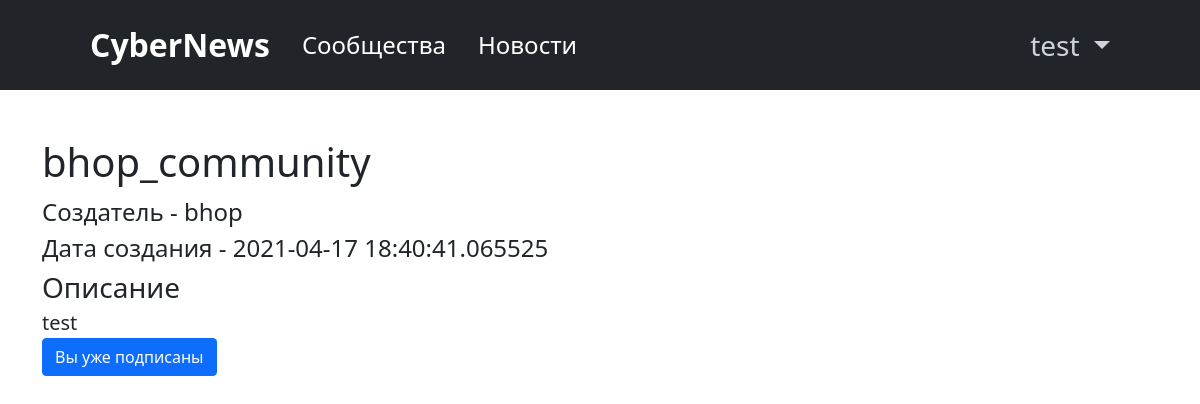
Screenshot of /community/id1 (signed in) with the database file from the repository.
### data/users.py (models this page shows, shortened)
class User(UserMixin, SqlAlchemyBase):
    __tablename__ = 'users'
    id = sqlalchemy.Column(sqlalchemy.Integer,
                           primary_key=True, autoincrement=True)
    name = sqlalchemy.Column(sqlalchemy.String, nullable=True)
    about = sqlalchemy.Column(sqlalchemy.String, nullable=True)
    email = sqlalchemy.Column(sqlalchemy.String,
                              index=True, unique=True, nullable=True)
    hashed_password = sqlalchemy.Column(sqlalchemy.String, nullable=True)
    created_date = sqlalchemy.Column(sqlalchemy.DateTime,
                                     default=datetime.datetime.now, nullable=True)
    avatar = sqlalchemy.Column(sqlalchemy.BLOB)
    subscribes_community = orm.relationship('Community', secondary='subscribes_user_to_community', backref=orm.backref('subscribers', lazy='dynamic'))
    news = orm.relation("News", back_populates='user')
    communities = orm.relation('Community', back_populates='creator')
    def make_json(self):
        result = {}
        result['id'] = self.id
        result['name'] = self.name
        return result

### data/communities.py (models this page shows)
class Community(SqlAlchemyBase):
    __tablename__ = 'communities'
    id = sqlalchemy.Column(sqlalchemy.Integer,
                           primary_key=True, autoincrement=True)
    name = sqlalchemy.Column(sqlalchemy.String, nullable=True)
    description = sqlalchemy.Column(sqlalchemy.String, nullable=True)
    created_date = sqlalchemy.Column(sqlalchemy.DateTime,
                                     default=datetime.datetime.now)
    creator_id = sqlalchemy.Column(sqlalchemy.Integer,
                                sqlalchemy.ForeignKey("users.id"))
    creator = orm.relation('User')
    news = orm.relation("News", back_populates='community')
    def make_json(self):
        result = {}
        result['id'] = self.id
        result['creator'] = self.creator.make_json()
        result['name'] = self.name
        result['description'] = self.description
        result['created_date'] = self.created_date
        result['news'] = [news.make_json() for news in self.news]
        return result

### main.py (the view)
@app.route('/community/id<int:id>')
def community(id):
    db_sess = db_session.create_session()
    com = db_sess.query(Community).filter(Community.id == id).first()
    com = com.make_json()
    subscribe_to_community = com['id'] in [com.id for com in current_user.subscribes_community]
    db_sess.close()
    return render_template('community.html', com=com,
                           subscribe_to_community=subscribe_to_community)

### data/db_session.py (called while the page is built)
def create_session() -> Session:
    global __factory
    return __factory()

### main.py (called while the page is built)
@login_manager.user_loader
def load_user(user_id):
    db_sess = db_session.create_session()
    return db_sess.query(User).get(user_id)

### templates/community.html (shortened to what this page needs)
{% extends "base.html" %}
{% block content %}
<h1>{{ com.name }}</h1>
<div class="fs-4">Создатель - <a class="text-decoration-none text-body" href="/profile/id{{ com.creator.id }}">{{com.creator.name}}</a></div>
<div class="fs-4">Дата создания - {{ com.created_date }}</div>
<div class="fs-3">Описание</div>
<div class="fs-5">{{ com.description }}</div>
{% if current_user == com.creator %}
<a href="{{ request.path }}/news/create" class="btn btn-secondary">Добавить новость</a>
{% else %}
{% if not subscribe_to_community %}
<a class="btn btn-primary" href="{{ url_for('subscribe_to_community', id=com.id) }}" role="button">Подписаться</a>
{% else %}
<a class="btn btn-primary" href="{{ url_for('unsubscribe_to_community', id=com.id) }}" role="button">Вы уже подписаны</a>
{% endif %}
{% endif %}
{% endblock %}

### templates/base.html (shortened to what this page needs)
<!doctype html>
<html lang="en">
<head>
    <link href="https://cdn.jsdelivr.net/npm/bootstrap@5.0.0-beta3/dist/css/bootstrap.min.css"
          rel="stylesheet"
>
</head>
<body>
<header class="p-3 bg-dark text-white">
    <div class="container">
        <div class="d-flex flex-wrap navbar navbar-dark bg-dark sticky-top py-0">
            <a class="navbar-brand text-center fs-2 ps-5 fw-bold" href="/">CyberNews</a>
            <ul class="nav col-12 col-lg-auto me-lg-auto mb-2 justify-content-center mb-md-0">
                <li><a href="/communities" class="nav-link text-white fs-4">Сообщества</a></li>
                <li><a href="/news" class="nav-link text-white pe-5 fs-4">Новости</a></li>
            </ul>
            {% if current_user.is_authenticated %}
            <div class="dropdown">
                <a class="nav-link dropdown-toggle fs-3 pe-5" href="#" id="navbarDarkDropdownMenuLink" data-bs-toggle="dropdown" aria-expanded="false" style="color: #ced4da">
                    {{ current_user.name }}
                </a>
            </div>
            {% else %}
            <p class="m-2 px-5">
                <a class="btn btn btn-warning me-2" href="/register" role="button">Зарегистрироваться</a>
                <a class="btn btn-outline-light ml-2" href="/login" role="button">Войти</a>
            </p>
            {% endif %}
        </div>
    </div>
</header>
<main role="main" class="container mt-5">
    {% block content %}{% endblock %}
</main>
</body>
</html>

### rows the page displays
User: name "test"
Community: name "bhop_community", created_date "2021-04-17 18:40:41.065525", description "test"
User: creator.name "bhop"
